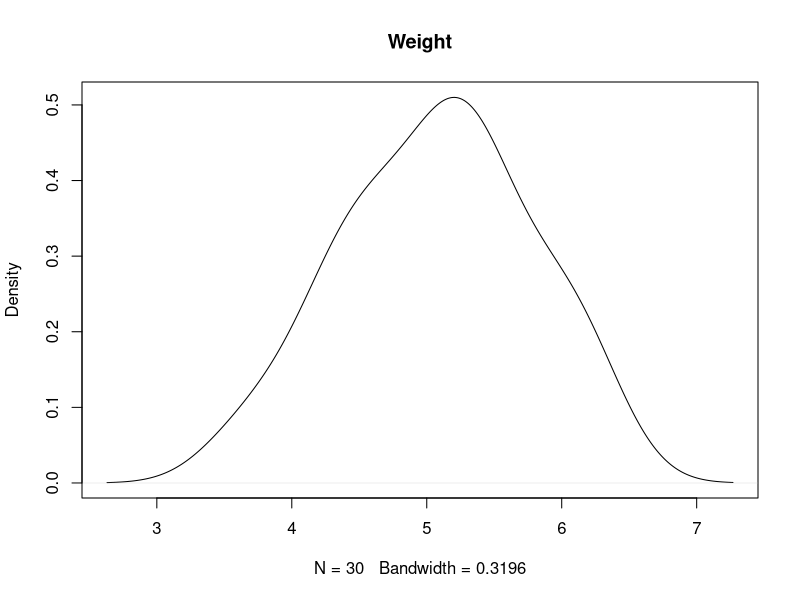

Write R code to recreate this figure. (Note: this script raises an error after producing the figure.)
data("PlantGrowth")
dim(PlantGrowth)
library(dplyr)
library(psych)
library(car)
library(multcomp)

# The R dataset contains results from an experiment to compare yields 
# (as measured by dried weight of plants) obtained under a control and
# two different treatment conditions. It is a data frame of 30 cases on 2 variables.

# The response variable is given by the column weight.

################################################################################
#1. compute summary statistics using the function describe within psych package
#2. check normality with Shapiro test
#3. check homogeneity of variances according to group factor with the Levene test
#4. Plot the distribution using plot or histogram

PlantGrowth
weight <- PlantGrowth$weight
summary(weight)     # Basic statistics
sd(weight)          # Standard Deviation function
mean(weight)          # Mean function
range(weight)       # Range function
describe(weight, skew = TRUE, ranges = TRUE, quant = c(0.1,0.99))

# The kurtosis index indicates that the distribution of the response variable data 
# is not skewed.
# The sample mean is 5.07, and the median is 5.15. The fact that these values are close 
# to one another indicates a balanced distribution of the data, centered around the mean.

plot(density(weight), col=1, main="Weight") #guardare come cambiare scala per il plot
curve(dnorm(x, mean = mean(weight), sd = sd(milk)), add = T, col=3)
hist(milk, breaks = 10, freq = FALSE)
curve(dnorm(x, mean = mean(weight), sd = sd(weight)), add = T, col=3)

shapiro.test(weight)   # Shapiro - Wilk normality test

# The Wilk-Shapiro test has as null hypothesis the assertion that data is normally distributed
# since we get p-value = 0.8915 > 0.05 we accept the null hypothesis. i.e. weight values are
# normally distributed in the population of plants

car::leveneTest(weight ~ as.factor(group), data=PlantGrowth) #Levene’s test

# The Levene test has as null hypothesis the assertion that the variances are homogeneous
# across the two factors.
# Since we get p-value = 0.3412 > 0.05 we accept the null hypothesis. i.e. variance in the response variable does not depend on the
# values of the group factor.

# Q-Q Plot (quantile-quantile plot)

qqnorm(weight)
qqline(weight)

# The quantile-quantile plot shows that observations are concentrated between -2 and +2 standard
# deviations from the mean, revealing no outliers in the dataset. Moreover observations 
# fit nicely a straight line that correlates values of observations as a function of their 
# computed quantiles.

################################################################################
#5. Run a linear model for your response variable and group as factor

lin_mod <- lm(weight ~ group, data=PlantGrowth)
summary(lin_mod)

################################################################################
#6. Run one-way ANOVA (type 1)

type_I_anova <- aov(weight ~ group, data=PlantGrowth)
summary(type_I_anova)
type_I_anova

################################################################################
#7. Run one-way ANOVA  (type 3)

type_III_anova <- Anova(lm(weight ~ group, data=PlantGrowth), type=3)
summary(type_III_anova)
type_III_anova

################################################################################
#8. Run the Tukey test for multiple comparison

tukey <- TukeyHSD(type_I_anova, "group")
tukey

################################################################################
#9. Plot the results of the Tukey-test

plot(tukey)   # Plot for tukey test
group <- PlantGrowth$group
aggregate(weight, by=list(group), FUN = mean) # Means by group
par(mar=c(5,4,6,2)) # Change parameters for the plot margins
tuk <- glht(type_I_anova, linfct=mcp(group="Tukey")) # Fit the general Linear Hypotheses
plot(cld(tuk, level=0.01), col="lightgrey") # Plot the mean differences
